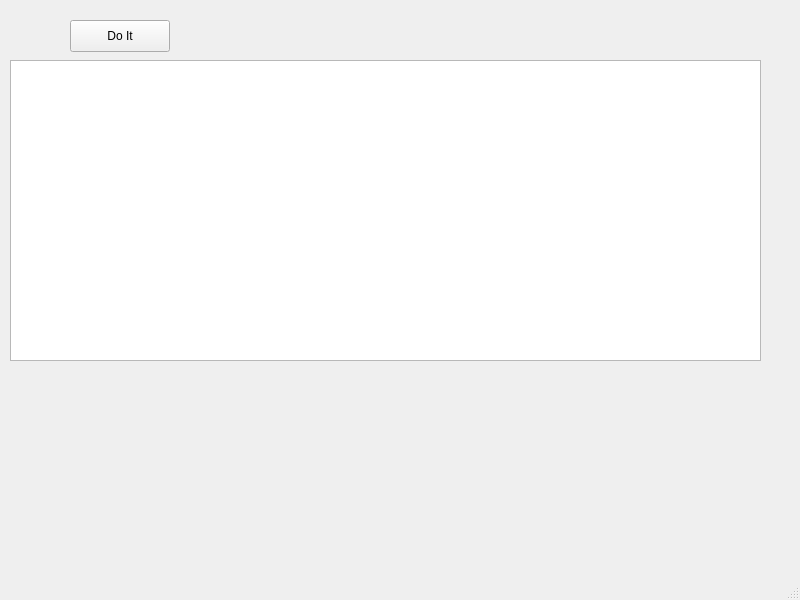
<?xml version="1.0" encoding="UTF-8"?>
<ui version="4.0">
 <class>QBleWindow</class>
 <widget class="QMainWindow" name="QBleWindow">
  <property name="geometry">
   <rect>
    <x>0</x>
    <y>0</y>
    <width>800</width>
    <height>600</height>
   </rect>
  </property>
  <property name="windowTitle">
   <string>MainWindow</string>
  </property>
  <widget class="QWidget" name="centralwidget">
   <widget class="QTableView" name="tableView">
    <property name="geometry">
     <rect>
      <x>10</x>
      <y>60</y>
      <width>751</width>
      <height>301</height>
     </rect>
    </property>
    <property name="alternatingRowColors">
     <bool>true</bool>
    </property>
    <property name="selectionMode">
     <enum>QAbstractItemView::SingleSelection</enum>
    </property>
    <property name="wordWrap">
     <bool>false</bool>
    </property>
    <attribute name="horizontalHeaderDefaultSectionSize">
     <number>200</number>
    </attribute>
    <attribute name="horizontalHeaderStretchLastSection">
     <bool>true</bool>
    </attribute>
    <attribute name="verticalHeaderVisible">
     <bool>false</bool>
    </attribute>
   </widget>
   <widget class="QPushButton" name="pushButton">
    <property name="geometry">
     <rect>
      <x>70</x>
      <y>20</y>
      <width>100</width>
      <height>32</height>
     </rect>
    </property>
    <property name="text">
     <string>Do It</string>
    </property>
   </widget>
  </widget>
  <widget class="QMenuBar" name="menubar">
   <property name="geometry">
    <rect>
     <x>0</x>
     <y>0</y>
     <width>800</width>
     <height>24</height>
    </rect>
   </property>
  </widget>
  <widget class="QStatusBar" name="statusbar"/>
 </widget>
 <resources/>
 <connections/>
</ui>
